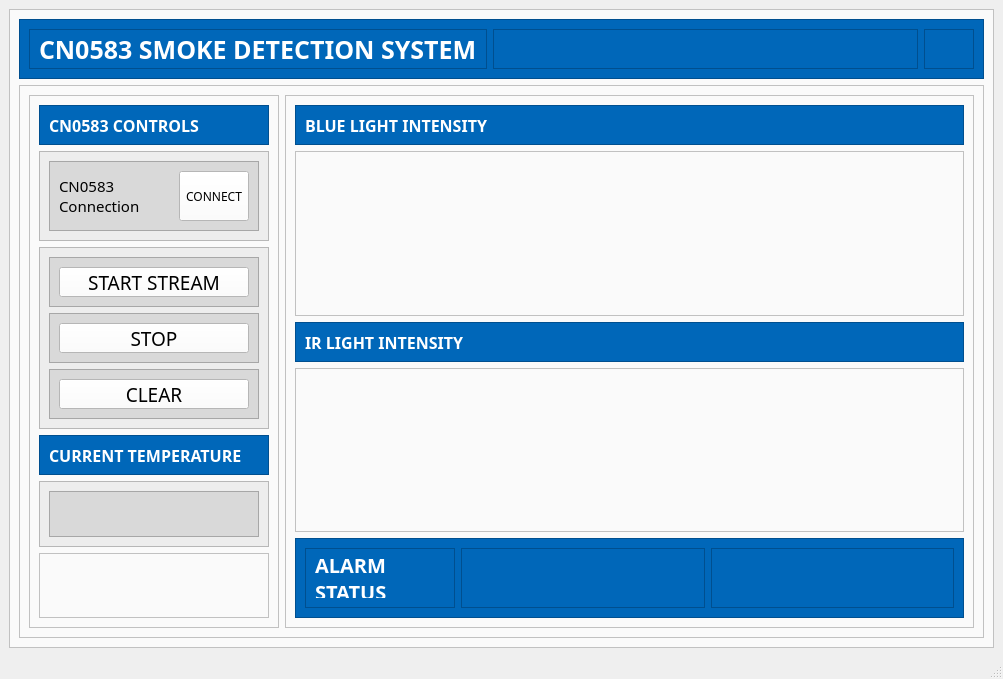
<?xml version="1.0" encoding="UTF-8"?>
<ui version="4.0">
 <class>MainWindow</class>
 <widget class="QMainWindow" name="MainWindow">
  <property name="geometry">
   <rect>
    <x>0</x>
    <y>0</y>
    <width>1003</width>
    <height>679</height>
   </rect>
  </property>
  <property name="windowTitle">
   <string>MainWindow</string>
  </property>
  <widget class="QWidget" name="main">
   <layout class="QVBoxLayout" name="verticalLayout">
    <item>
     <widget class="QFrame" name="main_frame">
      <property name="styleSheet">
       <string notr="true">background-color: rgb(250, 250, 250);
border-color: rgb(250, 250, 250);</string>
      </property>
      <property name="frameShape">
       <enum>QFrame::Shape::StyledPanel</enum>
      </property>
      <property name="frameShadow">
       <enum>QFrame::Shadow::Raised</enum>
      </property>
      <layout class="QVBoxLayout" name="verticalLayout_2">
       <item>
        <widget class="QFrame" name="gui_title">
         <property name="maximumSize">
          <size>
           <width>16777215</width>
           <height>60</height>
          </size>
         </property>
         <property name="styleSheet">
          <string notr="true">background-color: rgb(0, 103, 185);
border-color: rgb(0, 103, 185);</string>
         </property>
         <property name="frameShape">
          <enum>QFrame::Shape::StyledPanel</enum>
         </property>
         <property name="frameShadow">
          <enum>QFrame::Shadow::Raised</enum>
         </property>
         <layout class="QHBoxLayout" name="horizontalLayout">
          <item>
           <widget class="QFrame" name="frame">
            <property name="frameShape">
             <enum>QFrame::Shape::StyledPanel</enum>
            </property>
            <property name="frameShadow">
             <enum>QFrame::Shadow::Raised</enum>
            </property>
            <layout class="QVBoxLayout" name="verticalLayout_3">
             <item>
              <widget class="QLabel" name="GUI_Name">
               <property name="font">
                <font>
                 <family>Barlow</family>
                 <pointsize>19</pointsize>
                 <bold>true</bold>
                </font>
               </property>
               <property name="styleSheet">
                <string notr="true">color: rgb(255, 255, 255);</string>
               </property>
               <property name="text">
                <string>CN0583 SMOKE DETECTION SYSTEM</string>
               </property>
              </widget>
             </item>
            </layout>
           </widget>
          </item>
          <item>
           <widget class="QFrame" name="space">
            <property name="frameShape">
             <enum>QFrame::Shape::StyledPanel</enum>
            </property>
            <property name="frameShadow">
             <enum>QFrame::Shadow::Raised</enum>
            </property>
           </widget>
          </item>
          <item>
           <widget class="QFrame" name="frame_3">
            <property name="maximumSize">
             <size>
              <width>50</width>
              <height>16777215</height>
             </size>
            </property>
            <property name="frameShape">
             <enum>QFrame::Shape::StyledPanel</enum>
            </property>
            <property name="frameShadow">
             <enum>QFrame::Shadow::Raised</enum>
            </property>
            <layout class="QHBoxLayout" name="horizontalLayout_2">
             <item alignment="">
              <widget class="QLabel" name="for_ADI_logo">
               <property name="maximumSize">
                <size>
                 <width>25</width>
                 <height>30</height>
                </size>
               </property>
               <property name="text">
                <string/>
               </property>
               <property name="pixmap">
                <pixmap>../../Users/aoesmer/Downloads/Analog-devices.jpg</pixmap>
               </property>
               <property name="scaledContents">
                <bool>true</bool>
               </property>
               <property name="alignment">
                <set>Qt::AlignmentFlag::AlignJustify|Qt::AlignmentFlag::AlignVCenter</set>
               </property>
              </widget>
             </item>
            </layout>
           </widget>
          </item>
         </layout>
        </widget>
       </item>
       <item>
        <widget class="QFrame" name="body">
         <property name="frameShape">
          <enum>QFrame::Shape::StyledPanel</enum>
         </property>
         <property name="frameShadow">
          <enum>QFrame::Shadow::Raised</enum>
         </property>
         <layout class="QHBoxLayout" name="horizontalLayout_3">
          <item>
           <widget class="QFrame" name="controls_frame">
            <property name="maximumSize">
             <size>
              <width>250</width>
              <height>16777215</height>
             </size>
            </property>
            <property name="styleSheet">
             <string>0</string>
            </property>
            <property name="frameShape">
             <enum>QFrame::Shape::StyledPanel</enum>
            </property>
            <property name="frameShadow">
             <enum>QFrame::Shadow::Raised</enum>
            </property>
            <layout class="QVBoxLayout" name="verticalLayout_5">
             <item>
              <widget class="QFrame" name="controls_title">
               <property name="maximumSize">
                <size>
                 <width>16777215</width>
                 <height>40</height>
                </size>
               </property>
               <property name="styleSheet">
                <string notr="true">background-color: rgb(0, 103, 185);</string>
               </property>
               <property name="frameShape">
                <enum>QFrame::Shape::StyledPanel</enum>
               </property>
               <property name="frameShadow">
                <enum>QFrame::Shadow::Raised</enum>
               </property>
               <layout class="QHBoxLayout" name="horizontalLayout_4">
                <item>
                 <widget class="QLabel" name="label">
                  <property name="font">
                   <font>
                    <family>Barlow</family>
                    <pointsize>12</pointsize>
                    <bold>true</bold>
                   </font>
                  </property>
                  <property name="styleSheet">
                   <string notr="true">color: rgb(255, 255, 255);</string>
                  </property>
                  <property name="text">
                   <string>CN0583 CONTROLS</string>
                  </property>
                 </widget>
                </item>
               </layout>
              </widget>
             </item>
             <item>
              <widget class="QFrame" name="connect_cn0583">
               <property name="maximumSize">
                <size>
                 <width>16777215</width>
                 <height>100</height>
                </size>
               </property>
               <property name="styleSheet">
                <string notr="true">background-color: rgb(237, 237, 237);</string>
               </property>
               <property name="frameShape">
                <enum>QFrame::Shape::StyledPanel</enum>
               </property>
               <property name="frameShadow">
                <enum>QFrame::Shadow::Raised</enum>
               </property>
               <layout class="QVBoxLayout" name="verticalLayout_6">
                <item>
                 <widget class="QFrame" name="frame_8">
                  <property name="maximumSize">
                   <size>
                    <width>16777215</width>
                    <height>90</height>
                   </size>
                  </property>
                  <property name="styleSheet">
                   <string notr="true">background-color: rgb(237, 237, 237);
background-color: rgb(217, 217, 217);</string>
                  </property>
                  <property name="frameShape">
                   <enum>QFrame::Shape::StyledPanel</enum>
                  </property>
                  <property name="frameShadow">
                   <enum>QFrame::Shadow::Raised</enum>
                  </property>
                  <layout class="QHBoxLayout" name="horizontalLayout_8">
                   <item>
                    <widget class="QLabel" name="label_5">
                     <property name="font">
                      <font>
                       <family>Barlow</family>
                       <pointsize>11</pointsize>
                       <bold>false</bold>
                      </font>
                     </property>
                     <property name="text">
                      <string>CN0583
Connection</string>
                     </property>
                    </widget>
                   </item>
                   <item>
                    <widget class="QPushButton" name="connect">
                     <property name="minimumSize">
                      <size>
                       <width>0</width>
                       <height>50</height>
                      </size>
                     </property>
                     <property name="maximumSize">
                      <size>
                       <width>70</width>
                       <height>16777215</height>
                      </size>
                     </property>
                     <property name="font">
                      <font>
                       <family>Barlow</family>
                       <bold>false</bold>
                      </font>
                     </property>
                     <property name="styleSheet">
                      <string notr="true">border-color: rgb(194, 194, 194);
background-color: rgb(255, 255, 255);</string>
                     </property>
                     <property name="text">
                      <string>CONNECT</string>
                     </property>
                     <property name="default">
                      <bool>false</bool>
                     </property>
                     <property name="flat">
                      <bool>false</bool>
                     </property>
                    </widget>
                   </item>
                  </layout>
                 </widget>
                </item>
               </layout>
              </widget>
             </item>
             <item>
              <widget class="QFrame" name="stream_buttons">
               <property name="maximumSize">
                <size>
                 <width>16777215</width>
                 <height>200</height>
                </size>
               </property>
               <property name="styleSheet">
                <string notr="true">background-color: rgb(237, 237, 237);</string>
               </property>
               <property name="frameShape">
                <enum>QFrame::Shape::StyledPanel</enum>
               </property>
               <property name="frameShadow">
                <enum>QFrame::Shadow::Raised</enum>
               </property>
               <layout class="QVBoxLayout" name="verticalLayout_7">
                <item>
                 <widget class="QFrame" name="frame_10">
                  <property name="maximumSize">
                   <size>
                    <width>16777215</width>
                    <height>50</height>
                   </size>
                  </property>
                  <property name="styleSheet">
                   <string notr="true">background-color: rgb(217, 217, 217);</string>
                  </property>
                  <property name="frameShape">
                   <enum>QFrame::Shape::StyledPanel</enum>
                  </property>
                  <property name="frameShadow">
                   <enum>QFrame::Shadow::Raised</enum>
                  </property>
                  <layout class="QHBoxLayout" name="horizontalLayout_7">
                   <item>
                    <widget class="QPushButton" name="start_button">
                     <property name="minimumSize">
                      <size>
                       <width>0</width>
                       <height>0</height>
                      </size>
                     </property>
                     <property name="maximumSize">
                      <size>
                       <width>250</width>
                       <height>16777215</height>
                      </size>
                     </property>
                     <property name="font">
                      <font>
                       <family>Barlow</family>
                       <pointsize>14</pointsize>
                       <bold>false</bold>
                      </font>
                     </property>
                     <property name="styleSheet">
                      <string notr="true">border-color: rgb(194, 194, 194);
background-color: rgb(255, 255, 255);</string>
                     </property>
                     <property name="text">
                      <string>START STREAM</string>
                     </property>
                     <property name="default">
                      <bool>false</bool>
                     </property>
                     <property name="flat">
                      <bool>false</bool>
                     </property>
                    </widget>
                   </item>
                  </layout>
                 </widget>
                </item>
                <item>
                 <widget class="QFrame" name="frame_11">
                  <property name="maximumSize">
                   <size>
                    <width>16777215</width>
                    <height>50</height>
                   </size>
                  </property>
                  <property name="styleSheet">
                   <string notr="true">background-color: rgb(217, 217, 217);</string>
                  </property>
                  <property name="frameShape">
                   <enum>QFrame::Shape::StyledPanel</enum>
                  </property>
                  <property name="frameShadow">
                   <enum>QFrame::Shadow::Raised</enum>
                  </property>
                  <layout class="QHBoxLayout" name="horizontalLayout_11">
                   <item>
                    <widget class="QPushButton" name="stop_button">
                     <property name="minimumSize">
                      <size>
                       <width>0</width>
                       <height>0</height>
                      </size>
                     </property>
                     <property name="maximumSize">
                      <size>
                       <width>250</width>
                       <height>16777215</height>
                      </size>
                     </property>
                     <property name="font">
                      <font>
                       <family>Barlow</family>
                       <pointsize>14</pointsize>
                       <bold>false</bold>
                      </font>
                     </property>
                     <property name="styleSheet">
                      <string notr="true">border-color: rgb(194, 194, 194);
background-color: rgb(255, 255, 255);</string>
                     </property>
                     <property name="text">
                      <string>STOP</string>
                     </property>
                     <property name="default">
                      <bool>false</bool>
                     </property>
                     <property name="flat">
                      <bool>false</bool>
                     </property>
                    </widget>
                   </item>
                  </layout>
                 </widget>
                </item>
                <item>
                 <widget class="QFrame" name="frame_12">
                  <property name="maximumSize">
                   <size>
                    <width>16777215</width>
                    <height>50</height>
                   </size>
                  </property>
                  <property name="styleSheet">
                   <string notr="true">background-color: rgb(217, 217, 217);</string>
                  </property>
                  <property name="frameShape">
                   <enum>QFrame::Shape::StyledPanel</enum>
                  </property>
                  <property name="frameShadow">
                   <enum>QFrame::Shadow::Raised</enum>
                  </property>
                  <layout class="QHBoxLayout" name="horizontalLayout_12">
                   <item>
                    <widget class="QPushButton" name="clear_button">
                     <property name="minimumSize">
                      <size>
                       <width>0</width>
                       <height>0</height>
                      </size>
                     </property>
                     <property name="maximumSize">
                      <size>
                       <width>250</width>
                       <height>16777215</height>
                      </size>
                     </property>
                     <property name="font">
                      <font>
                       <family>Barlow</family>
                       <pointsize>14</pointsize>
                       <bold>false</bold>
                      </font>
                     </property>
                     <property name="styleSheet">
                      <string notr="true">border-color: rgb(194, 194, 194);
background-color: rgb(255, 255, 255);</string>
                     </property>
                     <property name="text">
                      <string>CLEAR</string>
                     </property>
                     <property name="default">
                      <bool>false</bool>
                     </property>
                     <property name="flat">
                      <bool>false</bool>
                     </property>
                    </widget>
                   </item>
                  </layout>
                 </widget>
                </item>
               </layout>
              </widget>
             </item>
             <item>
              <widget class="QFrame" name="sapce">
               <property name="maximumSize">
                <size>
                 <width>16777215</width>
                 <height>40</height>
                </size>
               </property>
               <property name="styleSheet">
                <string notr="true">background-color: rgb(0, 103, 185);</string>
               </property>
               <property name="frameShape">
                <enum>QFrame::Shape::StyledPanel</enum>
               </property>
               <property name="frameShadow">
                <enum>QFrame::Shadow::Raised</enum>
               </property>
               <layout class="QHBoxLayout" name="horizontalLayout_10">
                <item>
                 <widget class="QLabel" name="label_4">
                  <property name="font">
                   <font>
                    <family>Barlow</family>
                    <pointsize>12</pointsize>
                    <bold>true</bold>
                   </font>
                  </property>
                  <property name="styleSheet">
                   <string notr="true">color: rgb(255, 255, 255);</string>
                  </property>
                  <property name="text">
                   <string>CURRENT TEMPERATURE</string>
                  </property>
                 </widget>
                </item>
               </layout>
              </widget>
             </item>
             <item>
              <widget class="QFrame" name="temperature">
               <property name="maximumSize">
                <size>
                 <width>16777215</width>
                 <height>70</height>
                </size>
               </property>
               <property name="styleSheet">
                <string notr="true">background-color: rgb(237, 237, 237);</string>
               </property>
               <property name="frameShape">
                <enum>QFrame::Shape::StyledPanel</enum>
               </property>
               <property name="frameShadow">
                <enum>QFrame::Shadow::Raised</enum>
               </property>
               <layout class="QHBoxLayout" name="horizontalLayout_16">
                <item>
                 <widget class="QFrame" name="frame_13">
                  <property name="styleSheet">
                   <string notr="true">background-color: rgb(217, 217, 217);</string>
                  </property>
                  <property name="frameShape">
                   <enum>QFrame::Shape::StyledPanel</enum>
                  </property>
                  <property name="frameShadow">
                   <enum>QFrame::Shadow::Raised</enum>
                  </property>
                  <layout class="QHBoxLayout" name="horizontalLayout_9">
                   <property name="leftMargin">
                    <number>0</number>
                   </property>
                   <property name="topMargin">
                    <number>0</number>
                   </property>
                   <property name="rightMargin">
                    <number>0</number>
                   </property>
                   <property name="bottomMargin">
                    <number>0</number>
                   </property>
                   <item>
                    <layout class="QVBoxLayout" name="temp">
                     <property name="spacing">
                      <number>2</number>
                     </property>
                    </layout>
                   </item>
                  </layout>
                 </widget>
                </item>
               </layout>
              </widget>
             </item>
             <item>
              <widget class="QFrame" name="frame_9">
               <property name="frameShape">
                <enum>QFrame::Shape::StyledPanel</enum>
               </property>
               <property name="frameShadow">
                <enum>QFrame::Shadow::Raised</enum>
               </property>
              </widget>
             </item>
            </layout>
           </widget>
          </item>
          <item>
           <widget class="QFrame" name="data_frame">
            <property name="frameShape">
             <enum>QFrame::Shape::StyledPanel</enum>
            </property>
            <property name="frameShadow">
             <enum>QFrame::Shadow::Raised</enum>
            </property>
            <layout class="QVBoxLayout" name="verticalLayout_4">
             <item>
              <widget class="QFrame" name="frame_2">
               <property name="maximumSize">
                <size>
                 <width>16777215</width>
                 <height>40</height>
                </size>
               </property>
               <property name="styleSheet">
                <string notr="true">background-color: rgb(0, 103, 185);</string>
               </property>
               <property name="frameShape">
                <enum>QFrame::Shape::StyledPanel</enum>
               </property>
               <property name="frameShadow">
                <enum>QFrame::Shadow::Raised</enum>
               </property>
               <layout class="QHBoxLayout" name="horizontalLayout_5">
                <item>
                 <widget class="QLabel" name="label_2">
                  <property name="font">
                   <font>
                    <family>Barlow</family>
                    <pointsize>12</pointsize>
                    <bold>true</bold>
                   </font>
                  </property>
                  <property name="styleSheet">
                   <string notr="true">color: rgb(255, 255, 255);</string>
                  </property>
                  <property name="text">
                   <string>BLUE LIGHT INTENSITY</string>
                  </property>
                 </widget>
                </item>
               </layout>
              </widget>
             </item>
             <item>
              <widget class="QFrame" name="frame_4">
               <property name="maximumSize">
                <size>
                 <width>16777215</width>
                 <height>400</height>
                </size>
               </property>
               <property name="frameShape">
                <enum>QFrame::Shape::StyledPanel</enum>
               </property>
               <property name="frameShadow">
                <enum>QFrame::Shadow::Raised</enum>
               </property>
               <layout class="QVBoxLayout" name="verticalLayout_9">
                <item>
                 <layout class="QVBoxLayout" name="bluegraph"/>
                </item>
               </layout>
              </widget>
             </item>
             <item>
              <widget class="QFrame" name="frame_5">
               <property name="maximumSize">
                <size>
                 <width>16777215</width>
                 <height>40</height>
                </size>
               </property>
               <property name="styleSheet">
                <string notr="true">background-color: rgb(0, 103, 185);</string>
               </property>
               <property name="frameShape">
                <enum>QFrame::Shape::StyledPanel</enum>
               </property>
               <property name="frameShadow">
                <enum>QFrame::Shadow::Raised</enum>
               </property>
               <layout class="QHBoxLayout" name="horizontalLayout_6">
                <item>
                 <widget class="QLabel" name="label_3">
                  <property name="font">
                   <font>
                    <family>Barlow</family>
                    <pointsize>12</pointsize>
                    <bold>true</bold>
                   </font>
                  </property>
                  <property name="styleSheet">
                   <string notr="true">color: rgb(255, 255, 255);</string>
                  </property>
                  <property name="text">
                   <string>IR LIGHT INTENSITY</string>
                  </property>
                 </widget>
                </item>
               </layout>
              </widget>
             </item>
             <item>
              <widget class="QFrame" name="frame_6">
               <property name="maximumSize">
                <size>
                 <width>16777215</width>
                 <height>400</height>
                </size>
               </property>
               <property name="frameShape">
                <enum>QFrame::Shape::StyledPanel</enum>
               </property>
               <property name="frameShadow">
                <enum>QFrame::Shadow::Raised</enum>
               </property>
               <layout class="QVBoxLayout" name="verticalLayout_10">
                <item>
                 <layout class="QVBoxLayout" name="irgraph"/>
                </item>
               </layout>
              </widget>
             </item>
             <item>
              <widget class="QFrame" name="frame_7">
               <property name="maximumSize">
                <size>
                 <width>16777215</width>
                 <height>80</height>
                </size>
               </property>
               <property name="styleSheet">
                <string notr="true">background-color: rgb(0, 103, 185);</string>
               </property>
               <property name="frameShape">
                <enum>QFrame::Shape::StyledPanel</enum>
               </property>
               <property name="frameShadow">
                <enum>QFrame::Shadow::Raised</enum>
               </property>
               <layout class="QHBoxLayout" name="horizontalLayout_13">
                <item>
                 <widget class="QFrame" name="frame_14">
                  <property name="maximumSize">
                   <size>
                    <width>150</width>
                    <height>16777215</height>
                   </size>
                  </property>
                  <property name="frameShape">
                   <enum>QFrame::Shape::StyledPanel</enum>
                  </property>
                  <property name="frameShadow">
                   <enum>QFrame::Shadow::Raised</enum>
                  </property>
                  <layout class="QHBoxLayout" name="horizontalLayout_14">
                   <item alignment="">
                    <widget class="QLabel" name="label_6">
                     <property name="maximumSize">
                      <size>
                       <width>250</width>
                       <height>16777215</height>
                      </size>
                     </property>
                     <property name="font">
                      <font>
                       <family>Barlow</family>
                       <pointsize>15</pointsize>
                       <bold>true</bold>
                      </font>
                     </property>
                     <property name="styleSheet">
                      <string notr="true">color: rgb(255, 255, 255);</string>
                     </property>
                     <property name="text">
                      <string>ALARM 
STATUS</string>
                     </property>
                    </widget>
                   </item>
                  </layout>
                 </widget>
                </item>
                <item>
                 <widget class="QFrame" name="frame_15">
                  <property name="frameShape">
                   <enum>QFrame::Shape::StyledPanel</enum>
                  </property>
                  <property name="frameShadow">
                   <enum>QFrame::Shadow::Raised</enum>
                  </property>
                  <layout class="QHBoxLayout" name="horizontalLayout_15">
                   <property name="leftMargin">
                    <number>0</number>
                   </property>
                   <property name="topMargin">
                    <number>0</number>
                   </property>
                   <property name="rightMargin">
                    <number>0</number>
                   </property>
                   <property name="bottomMargin">
                    <number>0</number>
                   </property>
                   <item>
                    <layout class="QVBoxLayout" name="alarm_box"/>
                   </item>
                  </layout>
                 </widget>
                </item>
                <item>
                 <widget class="QFrame" name="frame_16">
                  <property name="maximumSize">
                   <size>
                    <width>400</width>
                    <height>16777215</height>
                   </size>
                  </property>
                  <property name="frameShape">
                   <enum>QFrame::Shape::StyledPanel</enum>
                  </property>
                  <property name="frameShadow">
                   <enum>QFrame::Shadow::Raised</enum>
                  </property>
                 </widget>
                </item>
               </layout>
              </widget>
             </item>
            </layout>
           </widget>
          </item>
         </layout>
        </widget>
       </item>
      </layout>
     </widget>
    </item>
   </layout>
  </widget>
  <widget class="QStatusBar" name="statusbar"/>
 </widget>
 <resources/>
 <connections/>
</ui>
